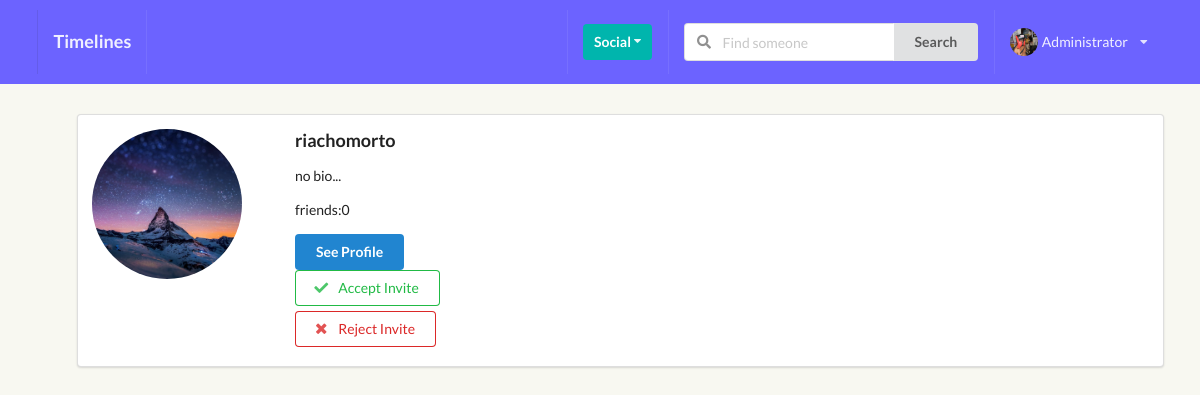
The app's page /profiles/my_invites/ (signed in) with its own data.
### perfil/models.py (models this page shows, shortened)
class Profile(models.Model):
    first_name = models.CharField(max_length=200, blank=True)
    last_name = models.CharField(max_length=200, blank=True)
    username = models.OneToOneField(User, on_delete=models.CASCADE)
    bio = models.TextField(default="no bio...", max_length=120)
    email = models.EmailField(max_length=200, blank=True)
    country = models.CharField(max_length=200, blank=True)
    avatar = models.ImageField(default='avatar.png', upload_to='avatars/')
    friends = models.ManyToManyField(User, blank=True, related_name='friends')
    slug = models.SlugField(unique=True, blank=True)
    updated = models.DateTimeField(auto_now=True)
    created = models.DateTimeField(auto_now_add=True)
    objects = ProfileManager()
    def get_friends_no(self):
        return self.friends.count()
    __initial_first_name = None
    __initial_last_name = None
    def __init__(self, *args, **kwargs):
        super().__init__(*args, **kwargs)
        self.__initial_first_name = self.first_name
        self.__initial_last_name = self.last_name

### perfil/views.py (the view)
# urls.py: path('my_invites/', invites_received_view, name="my-invites-view"),
@login_required
def invites_received_view(request):
    profile = Profile.objects.get(username=request.user)
    qs = Relationship.objects.invitations_received(profile)
    result = list(map(lambda x: x.sender, qs))
    is_empty = False
    if len(result) == 0:
        is_empty = True
    context = {
        'qs': result,
        'is_empty': is_empty,
        }
    return render(request, 'perfil/my_invites.html', context)

### perfil/context_processors.py (called while the page is built)
def profile_pic(request):
    if request.user.is_authenticated:
        profile_obj = Profile.objects.get(username=request.user)
        pic = profile_obj.avatar
        return {'picture':pic}
    return {}

def invitations_received_no(request):
    if request.user.is_authenticated:
        profile_obj = Profile.objects.get(username=request.user)
        qs_count = Relationship.objects.invitations_received(profile_obj).count()
        return {'invites_num':qs_count}
    return {}

### perfil/models.py (called while the page is built)
    def invitations_received(self, receiver):
        qs = Relationship.objects.filter(receiver=receiver, status='send')
        return qs

### perfil/templates/perfil/my_invites.html (shortened to what this page needs)
{% extends 'base.html' %} {% block title %} My Invites {% endblock title %} {% block content %}
<ul class="pt-100">
    {% for obj in qs %}
    <div class="ui segment ">
        <div class="ui grid">
            <div class="row">
                <div class="three wide column">
                    <img class="ui small circular image profile-pic" src="{{ obj.avatar.url }}">
                </div>
                <div class="thirteen wide column">
                    <h3>{{obj.username}}</h3>
                    <p>{{obj.bio}}</p>
                    <p>friends:{{obj.get_friends_no}}</p>
                    <button class="ui primary button">See Profile</button>
                    <form action="{% url 'perfil:accept_invitation' %}" method="POST">
                        <button type="submit" class="ui positive basic button w-big mb-5">
                                    <i class="check icon"></i>
                                    Accept Invite
                                </button>
                    </form>
                    <form action="{% url 'perfil:reject_invitation' %}" method="POST">
                        <button type="submit" class="ui negative basic button w-big mb-5">
                                    <i class="close icon"></i>
                                    Reject Invite
                                </button>
                    </form>
                </div>
            </div>
        </div>
    </div>
    {% endfor %}
</ul>
{% endblock content %}

### templates/main/navbar.html (shortened to what this page needs)
<div class="ui inverted menu nav mb-7 fixed top sticky" style="background-color: #6C63FF !important;">
    <div class="ui container">
        {% if request.user.is_authenticated %}
        <a href="{% url 'posts:main-post-view' %}" class="item">
            <h3>Timelines</h3>
        </a>
        {% else %}
        <a href="{% url 'home' %}" class="item">
            <h3>Timelines</h3>
        </a>
        {% endif %}
        <div class="right menu">
            {% if request.user.is_authenticated %}
            <div class="item">
                <div class="ui floating dropdown icon button teal"> Social
                    <i class="dropdown icon"></i>
                </div>
            </div>
            <div class="item">
                <form action="{% url 'perfil:profile-search' %}" method="POST">
                    <div class="ui action left icon input">
                        <input class="prompt" type="text" name='searched_name' placeholder="Find someone">
                        <button type='submit' class="ui button">Search</button>
                    </div>
                </form>
            </div>
            <div class="item ui floating dropdown">
                <img src={{picture.url}} class='ui avatar image'>{{ request.user }}<i class="dropdown icon"></i>
            </div>
            {% endif %}
        </div>
    </div>
</div>

### static_project/style.css (style rules this page uses)
body { background: #F8F8F1 !important; }
.nav { border-radius: 0px !important; padding: 10px 0 10px 0 !important; }
.pt-100 { padding-top: 100px !important; }
.mb-7 { margin-bottom: 7px !important; }
.right { float: right; }
.left { float: left; }
.mb-5 { margin-bottom: 5px !important; }
.fixed { position: fixed !important; }
.profile-pic { min-height: 150px; max-height: 150px; object-fit: cover; }

### static_project/not_logged.css (style rules this page uses)
body { -webkit-font-smoothing: antialiased; -moz-font-smoothing: grayscale; }
@media only screen and (min-width: 768px) { .ui.container { width: 700px; max-width: 700px; } }

### records on screen
Profile: avatar (picture), username "riachomorto", bio "no bio...", get_friends_no "0"

### other values on screen
{{ request.user }} "Administrator"
